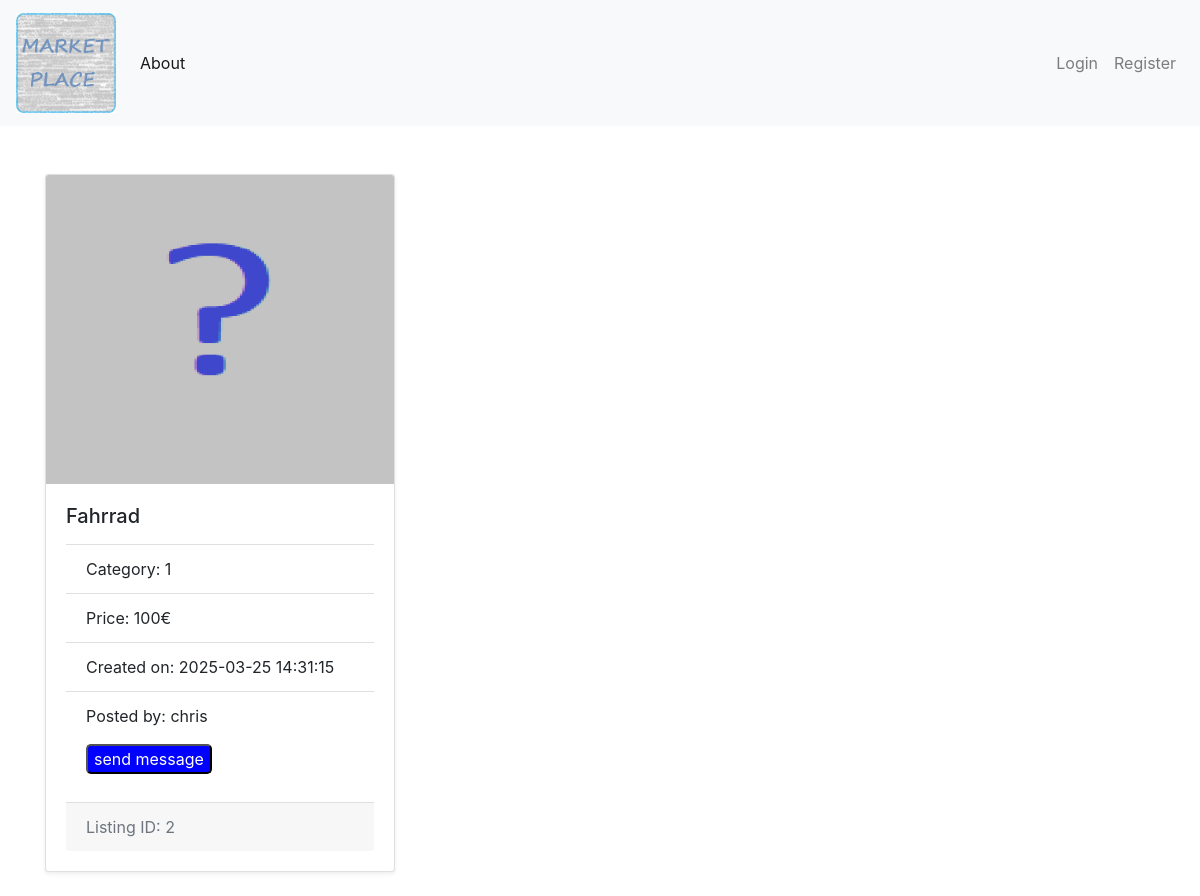
/listing/2, run on the app's committed database.
### tables this page shows
CREATE TABLE Listings (
    id INTEGER PRIMARY KEY AUTOINCREMENT,
    category INTEGER NOT NULL,
    name TEXT NOT NULL,
    image TEXT,
    description TEXT NOT NULL,
    price DECIMAL(6,2),
    created TIMESTAMP NOT NULL DEFAULT CURRENT_TIMESTAMP,
    user_id INTEGER NOT NULL,
    FOREIGN KEY (user_id) REFERENCES User(id)
);

CREATE TABLE User (
    id INTEGER PRIMARY KEY AUTOINCREMENT,
    name TEXT NOT NULL UNIQUE,
    password_hash TEXT NOT NULL, 
    profile_image TEXT
);

### app.py (the view)
@app.route("/listing/<id>")
def get_listing(id):
    try:
        listing = listing_by_id(int(id))
        if not listing:
            abort(404)
        return render_template('listing.html', listing = listing)
    except sqlite3.Error as e:
        print(f"error: {e}")
        abort(404)

### templates/listing.html (shortened to what this page needs)
{% extends 'base.html' %}
{% block content %}
    <div class="container mt-5">
        <div class="row">
                <div class="col-md-4">
                    <div class="card mb-4 shadow-sm">
                        {% if listing.image %}
                            <img src="{{ url_for('static', filename=listing.image) }}" class="card-img-top" alt="{{ listing.name }}">
                        {% else %}
                            <img src="{{ url_for('static', filename='default_listings_image.png') }}" class="card-img-top" alt="Default Image">
                        {% endif %}
                        <div class="card-body">
                            <h5 class="card-title">{{ listing.name }}</h5>
                            <ul class="list-group list-group-flush">
                                <li class="list-group-item">Category: {{ listing.category }}</li>
                                <li class="list-group-item">Price: {{ listing.price }}€</li>
                                <li class="list-group-item">Created on: {{ listing.created }}</li>
                                <li class="list-group-item">
                                    <p>
                                        Posted by: {{ listing.user_name }}
                                    </p>
                                    <p>
                                        <button id="message-button" style="border-radius:5px;background-color:blue;color:white;">send message</button>
                                    </p>
                                </li>
                            </ul>
                            <div class="card-footer text-muted">
                                Listing ID: {{ listing.id }}
                            </div>
                        </div>
                    </div>
                </div>
        </div>
    </div>
{% endblock %}

### static/css/styles.css (style rules this page uses)
ul { list-style-type: none; padding: 0; margin: 0; }

### data on the page
Listings: image (placeholder picture), name "Fahrrad", created "2025-03-25 14:31:15"
User: user_name "chris"

### other printed values
{{ listing.category }} "1"
{{ listing.price }} "100"
{{ listing.id }} "2"
